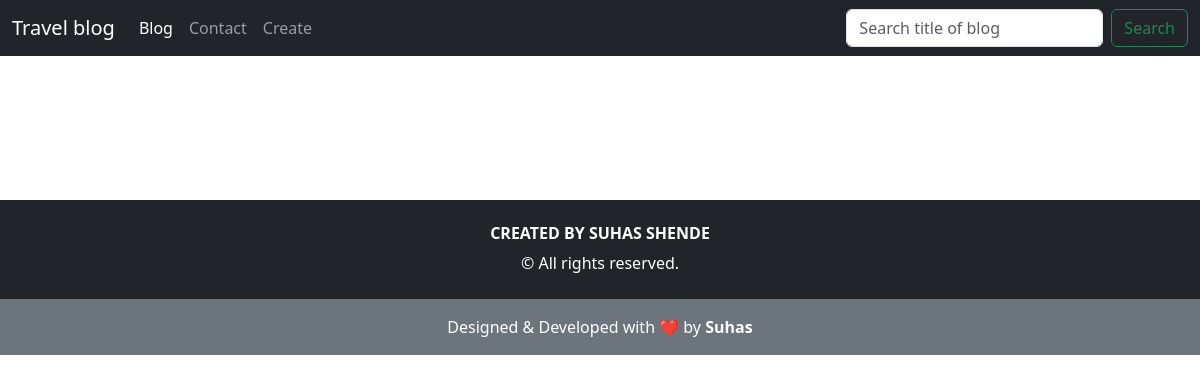
The app's page /, older data.
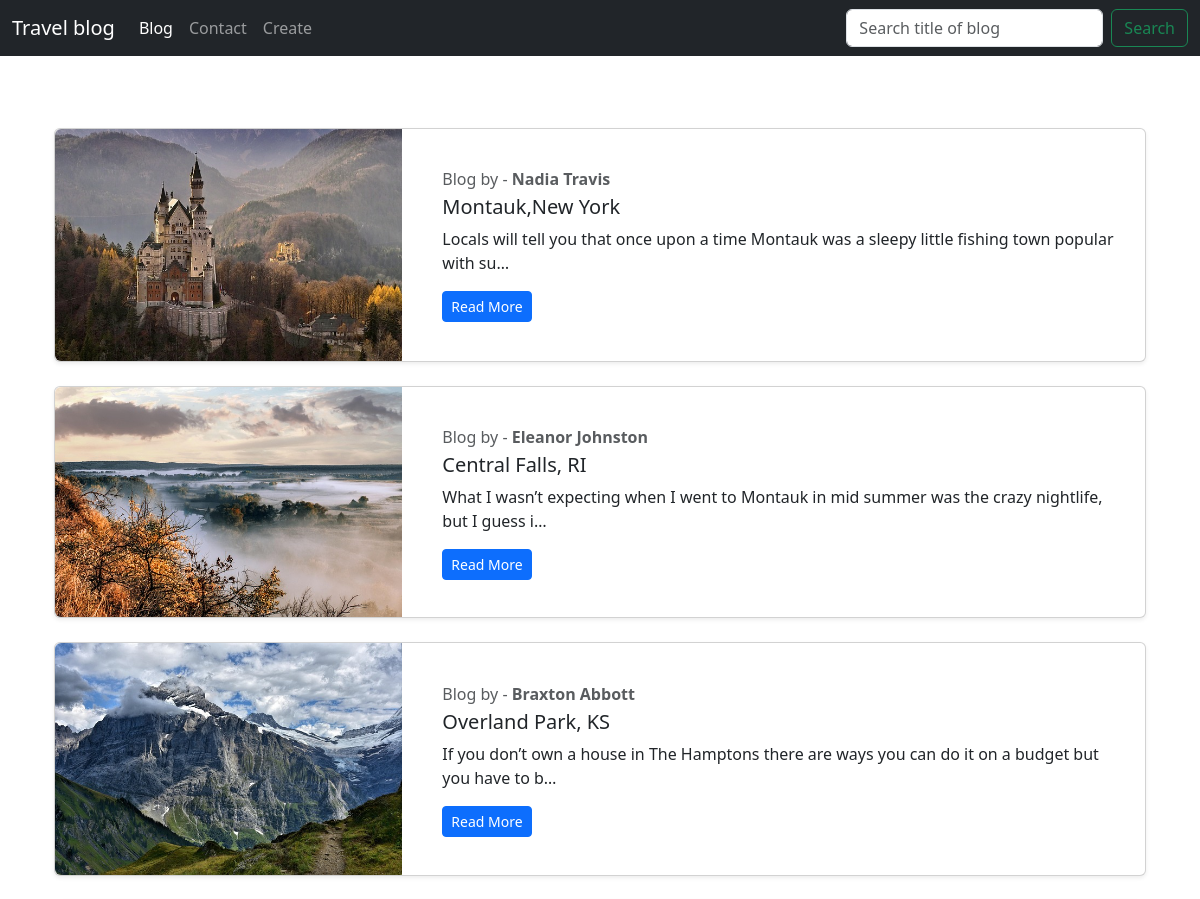
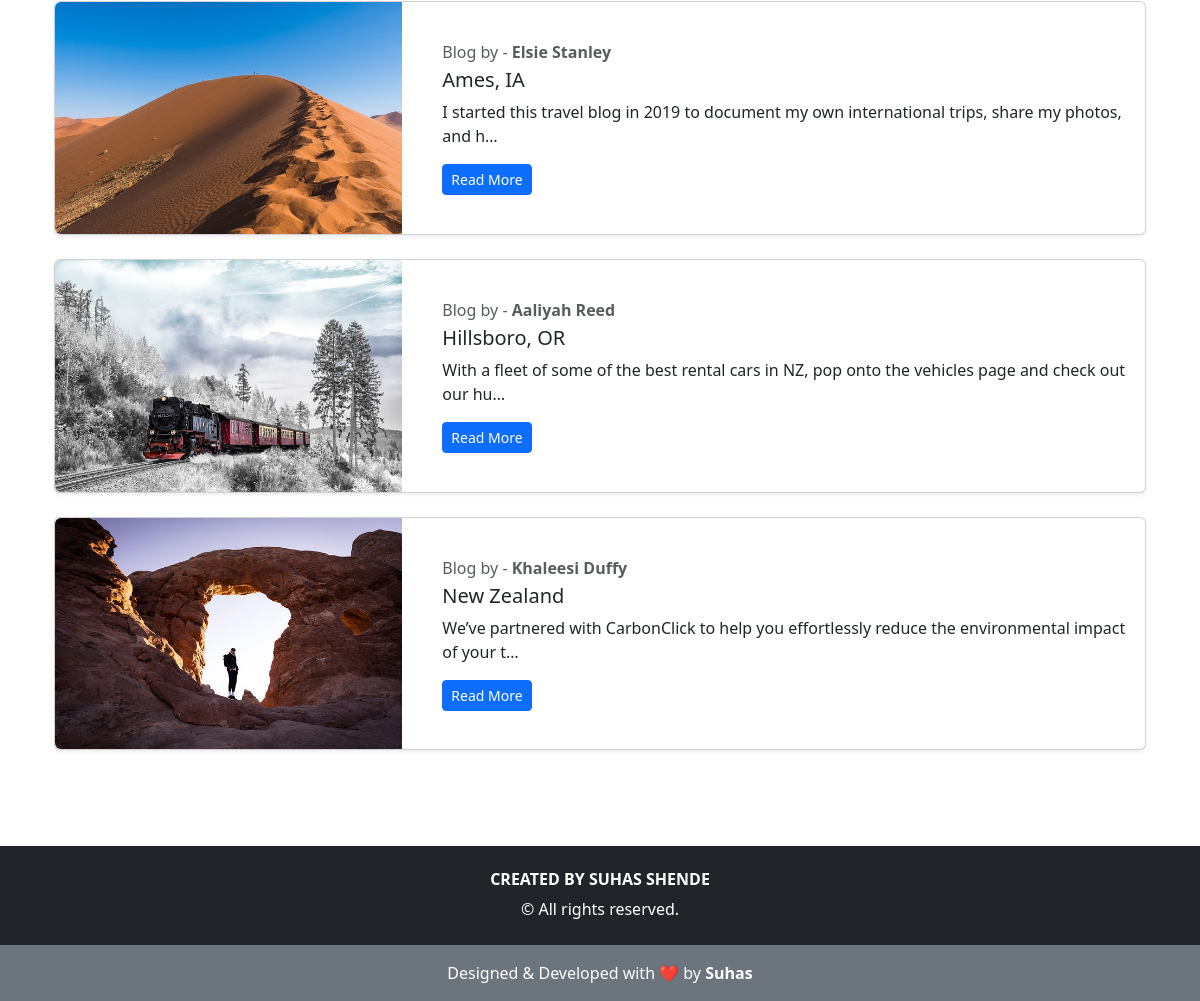
The same page, newer data (2 pictures, top to bottom).
### home/models.py (models this page shows, shortened)
class Post(models.Model):
    sno=models.AutoField(primary_key=True)
    title=models.CharField(max_length=50)
    content=models.TextField()
    author=models.CharField(max_length=50)
    image = models.ImageField(upload_to='blog_images/', null=True, blank=True)  # Allow optional i
    slug=models.CharField(max_length=50)
    timestamp=models.DateTimeField(auto_now_add=True ,blank=True)

### home/views.py (the view)
# urls.py: 2. Add a URL to urlpatterns:  path('', views.home, name='home')
def home(request):
        allPost=Post.objects.all()
        return render(request,'home/bloghome.html',{"allpost":allPost})

### home/templates/home/bloghome.html (shortened to what this page needs)
{% extends "home/index.html" %}
{% block blogactive %} active {% endblock %}
{% block body %}
<div class="container my-4">
  {% for post in allpost %}
    <div class="card mb-4 shadow-sm">
      <div class="row no-gutters align-items-center">
        <div class="col-md-4">
          {% if post.image %}
            <img src="{{ post.image.url }}" class="img-fluid rounded-start" alt="Post Image">
          {% else %}
            <p class="text-center my-4">No image uploaded</p>
          {% endif %}
        </div>
        <div class="col-md-8">
          <div class="card-body">
            <p class="text-muted mb-1">Blog by - <strong>{{ post.author }}</strong></p>
            <h5 class="card-title">{{ post.title }}</h5>
            <p class="card-text">{{ post.content | truncatechars:100 }}</p>
            <a href="{{ post.slug }}" class="btn btn-sm btn-primary">Read More</a>
          </div>
        </div>
      </div>
    </div>
  {% endfor %}
</div>
{% endblock %}

### home/templates/home/index.html (shortened to what this page needs)
<!doctype html>
<html lang="en">
  <head>
    <link href="https://cdn.jsdelivr.net/npm/bootstrap@5.3.3/dist/css/bootstrap.min.css" rel="stylesheet">
  </head>
  <body>
    <nav class="navbar navbar-expand-lg navbar-dark bg-dark">
      <div class="container-fluid">
        <a class="navbar-brand" href="/">Travel blog</a>
        <div class="collapse navbar-collapse" id="navbarSupportedContent">
          <ul class="navbar-nav me-auto mb-2 mb-lg-0">
            <li class="nav-item">
              <a class="nav-link {% block blogactive %}{% endblock %}" href="/">Blog</a>
            </li>
            <li class="nav-item">
              <a class="nav-link {% block contactactive %}{% endblock %}" href="/contact">Contact</a>
            </li>
            <li class="nav-item">
              <a class="nav-link {% block createactive %}{% endblock %}" href="/create">Create</a>
            </li>
          </ul>
          <form action="/search" method="get" class="d-flex" role="search">
            <input name="query" class="form-control me-2" type="search" placeholder="Search title of blog">
            <button class="btn btn-outline-success" type="submit">Search</button>
          </form>
        </div>
      </div>
    </nav>
    <main class="container py-4">
      {% block body %}
      {% endblock %}
    </main>
    <footer class="bg-dark text-white text-center text-lg-start mt-5">
      <div class="container p-4">
        <div class="row">
          <div class="col-lg-12 text-center">
            <h6 class="text-uppercase fw-bold">Created by Suhas Shende</h6>
            <p class="mb-0">© {{ now|date:"Y" }} All rights reserved.</p>
          </div>
        </div>
      </div>
      <div class="text-center p-3 bg-secondary">
        Designed & Developed with ❤️ by <strong>Suhas</strong>
      </div>
    </footer>
  </body>
</html>

Row changes from the older to the newer data that the page shows:
added Post: image (picture), author "Nadia Travis", title "Montauk,New York", content "Locals will tell you that once upon a time Montauk was a sleepy little fishing town popular with su…"
added Post: image (picture), author "Eleanor Johnston", title "Central Falls, RI", content "What I wasn’t expecting when I went to Montauk in mid summer was the crazy nightlife, but I guess i…"
added Post: image (picture), author "Braxton Abbott", title "Overland Park, KS", content "If you don’t own a house in The Hamptons there are ways you can do it on a budget but you have to b…"
added Post: image (picture), author "Elsie Stanley", title "Ames, IA", content "I started this travel blog in 2019 to document my own international trips, share my photos, and h…"
added Post: image (picture), author "Aaliyah Reed", title "Hillsboro, OR", content "With a fleet of some of the best rental cars in NZ, pop onto the vehicles page and check out our hu…"
added Post: image (picture), author "Khaleesi Duffy", title "New Zealand", content "We’ve partnered with CarbonClick to help you effortlessly reduce the environmental impact of your t…"
